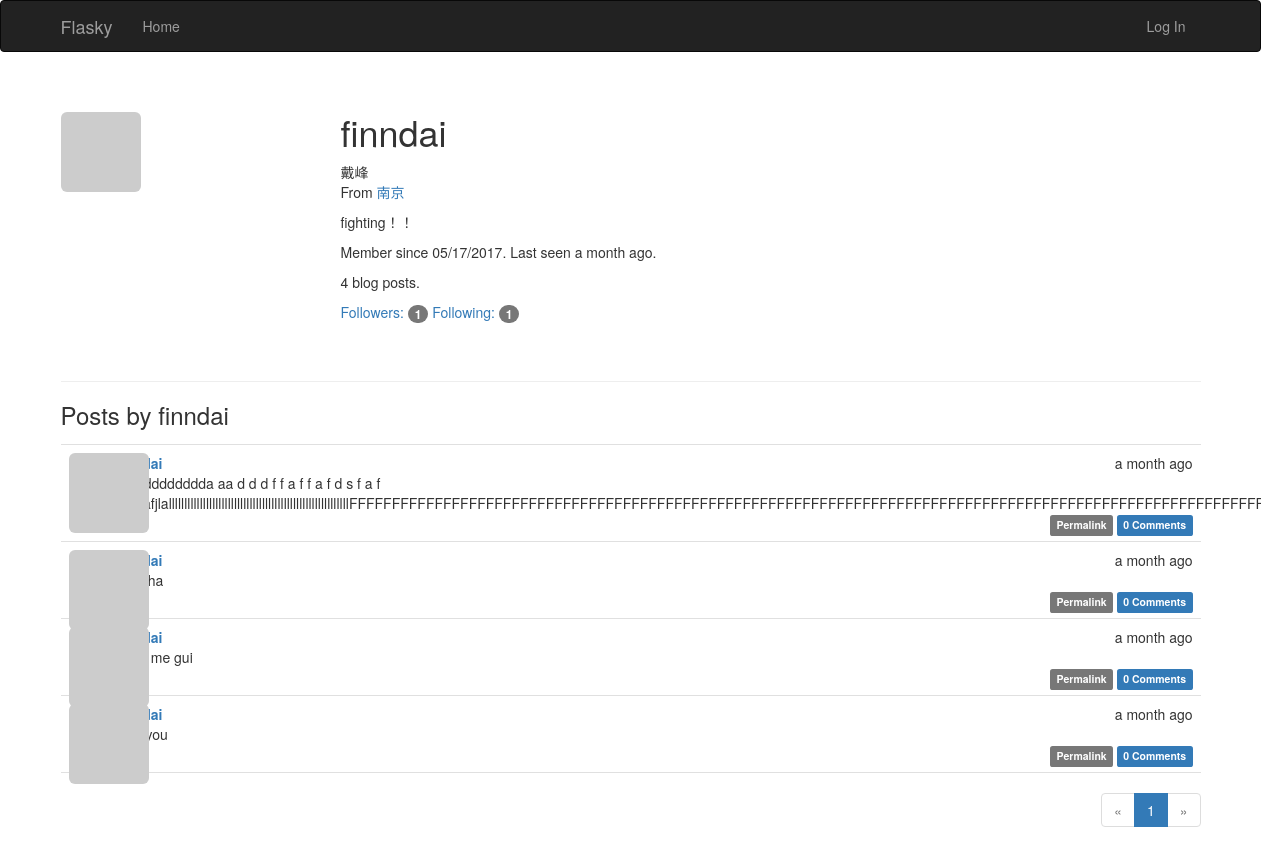
/user/finndai, run on an earlier commit of the app's database.
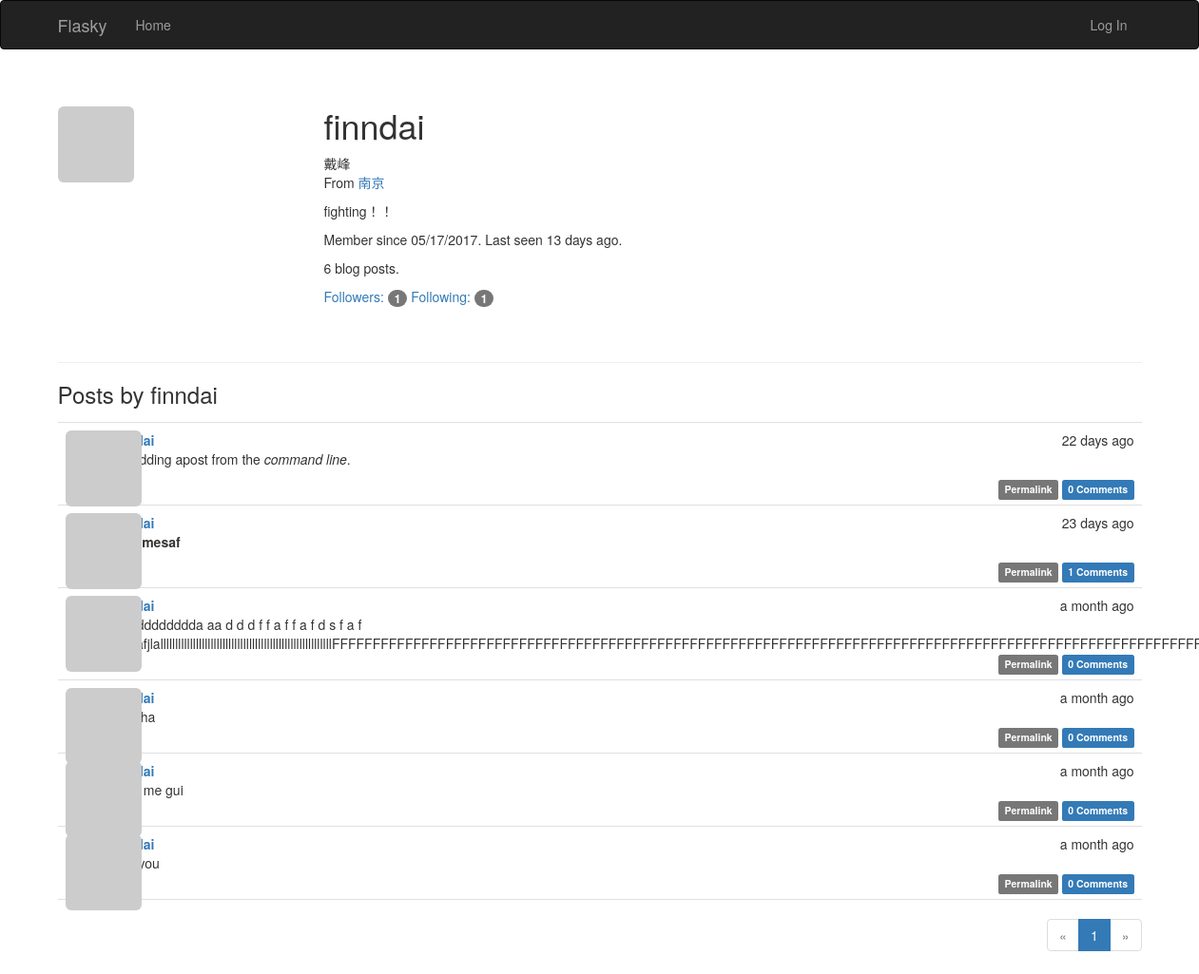
And on a later commit of the database.
### app/models.py (models this page shows, shortened)
class User(UserMixin, db.Model):
    __tablename__ = 'users'
    id = db.Column(db.Integer, primary_key=True)
    email = db.Column(db.String(64), unique=True, index=True)
    username = db.Column(db.String(64), unique=True, index=True)
    role_id = db.Column(db.Integer, db.ForeignKey('roles.id'))
    password_hash = db.Column(db.String(128))
    confirmed = db.Column(db.Boolean, default=False)
    name = db.Column(db.String(64))
    location = db.Column(db.String(64))
    about_me = db.Column(db.Text())
    member_since = db.Column(db.DateTime(),default=datetime.utcnow)
    last_seen = db.Column(db.DateTime(),default=datetime.utcnow)
    avatar_hash = db.Column(db.String(32))
    posts = db.relationship('Post',backref='author',lazy='dynamic')
    followed = db.relationship('Follow',
                               foreign_keys=[Follow.follower_id],
                               backref=db.backref('follower', lazy='joined'),
                               lazy='dynamic',
                               cascade='all, delete-orphan')
    followers = db.relationship('Follow',
                                foreign_keys=[Follow.followed_id],
                                backref=db.backref('followed', lazy='joined'),
                                lazy='dynamic',
                                cascade='all, delete-orphan')
    commments = db.relationship('Comment',backref='author',lazy='dynamic')
    @property
    def password(self):
        raise AttributeError('password is not a readable attribute')
    def gravatar(self,size=100,default='identicon',rating='g'): #头像由链接和MD5散列值实现
        if request.is_secure:     #判断request是否为https
            url = 'https://secure.gravatar.com/avatar'
        else:
            url = 'http://www.gravatar.com/avatar'
        hash = self.avatar_hash or hashlib.md5(self.email.encode('utf-8')).hexdigest()
        return '{url}/{hash}?s={size}&d={default}&r={rating}'.format(url=url,hash=hash,
                                                                    size=size,default=default,rating=rating)

class Post(db.Model):
    __tablename__='posts'
    id = db.Column(db.Integer,primary_key=True)
    body = db.Column(db.Text)
    body_html=db.Column(db.Text)
    timestamp = db.Column(db.DateTime,index=True,default=datetime.utcnow)
    author_id = db.Column(db.Integer,db.ForeignKey('users.id'))
    comments = db.relationship('Comment',backref='post',lazy='dynamic')

### app/main/views.py (the view)
@main.route('/user/<username>')
def user(username):
    user = User.query.filter_by(username=username).first()
    if user is None:
        abort(404)
    page = request.args.get('page', 1, type=int)
    pagination = user.posts.order_by(Post.timestamp.desc()).paginate(page, per_page=current_app.config[
        'FLASKY_POSTS_PER_PAGE'],error_out=False)
    posts = pagination.items
    return render_template('user.html',user=user,posts=posts,pagination=pagination)

### app/auth/views.py (called while the page is built)
@auth.before_app_request
def before_request():
    if current_user.is_authenticated:
        current_user.ping()
        if not current_user.confirmed \
            and request.endpoint \
            and request.endpoint[:5] != 'auth.' \
            and request.endpoint != 'static':
            return redirect(url_for('auth.unconfirmed'))

### app/main/__init__.py (called while the page is built)
@main.app_context_processor
def inject_permissions():
    return dict(Permission=Permission)

### app/main/views.py (called while the page is built)
@main.after_app_request
def after_request(response):
    for query in get_debug_queries():
        if query.duration >= current_app.config['FLASKY_SLOW_DB_QUERY_TIME']:
            current_app.logger.warning(
                'Slow query: %s\nParameters: %s\nDuration: %fs\nContext: %s\n'
                %(query.statement,query.parameters,query.duration,query.context))
    return response

### app/models.py (called while the page is built)
    def can(self,permissions):
        return False

    def is_administrator(self):
        return False

### app/templates/user.html (shortened to what this page needs)
{% extends "base.html" %}
{% import "_macros.html" as macros %}
{% block page_content %}
<div class="page-header">
    <img class="img-rounded profile-thumbnail" src="{{ user.gravatar(size=256) }}">
    <div class="profile-header">
        <h1>{{ user.username }}</h1>
        {% if user.name or user.location %}
        <p>
            {% if user.name %}{{ user.name }}<br>{% endif %}
            {% if user.location %}
                From <a href="http://maps.baidu.com/?q={{ user.location }}">{{ user.location }}</a><br>
            {% endif %}
        </p>
        {% endif %}
        {% if user.about_me %}<p>{{ user.about_me }}</p>{% endif %}
        <p>Member since {{ moment(user.member_since).format('L') }}. Last seen {{ moment(user.last_seen).fromNow() }}.</p>
        <p>{{ user.posts.count() }} blog posts.</p>
        <p>
            <a href="{{ url_for('.followers', username=user.username) }}">Followers: <span class="badge">{{ user.followers.count()-1}}</span></a>
            <a href="{{ url_for('.followed_by', username=user.username) }}">Following: <span class="badge">{{ user.followed.count()-1}}</span></a>
        </p>
    </div>
</div>
<h3>Posts by {{ user.username }}</h3>
{% include '_posts.html' %}
{% if pagination %}
<div class="pagination">
    {{ macros.pagination_widget(pagination, '.user', username=user.username) }}
</div>
{% endif %}
{% endblock %}

### app/templates/_posts.html (shortened to what this page needs)
<ul class="posts">
    {% for post in posts %}
    <li class="post">
        <div class="post-thumbnail">
            <a href="{{ url_for('.user', username=post.author.username) }}">
                <img class="img-rounded profile-thumbnail" src="{{ post.author.gravatar(size=40) }}">
            </a>
        </div>
        <div class="post-content">
            <div class="post-date">{{ moment(post.timestamp).fromNow() }}</div>
            <div class="post-author"><a href="{{ url_for('.user', username=post.author.username) }}">{{ post.author.username }}</a></div>
            <div class="post-body">
                {% if post.body_html %}
                    {{ post.body_html | safe }}
                {% else %}
                    {{ post.body }}
                {% endif %}
            </div>
            <div class="post-footer">
                <a href="{{url_for('.post',id=post.id)}}">
                    <span class="label label-default">Permalink</span>
                </a>
                <a href="{{ url_for('.post',id=post.id)}}"#comments">
                    <span class="label label-primary">{{post.comments.count()}} Comments</span>
                </a>
            </div>
        </div>
    </li>
    {% endfor %}
</ul>

What changed in the data, as far as the page shows it:
changed User "finndai": last_seen "a month ago" → "13 days ago"
added Post: timestamp "22 days ago", body_html "I'm adding apost from the command line .", comments.count "0"
added Post: timestamp "23 days ago", body_html "shenmesaf", comments.count "1"
Also different on the page:
{{ user.posts.count() }}: "4" → "6"
